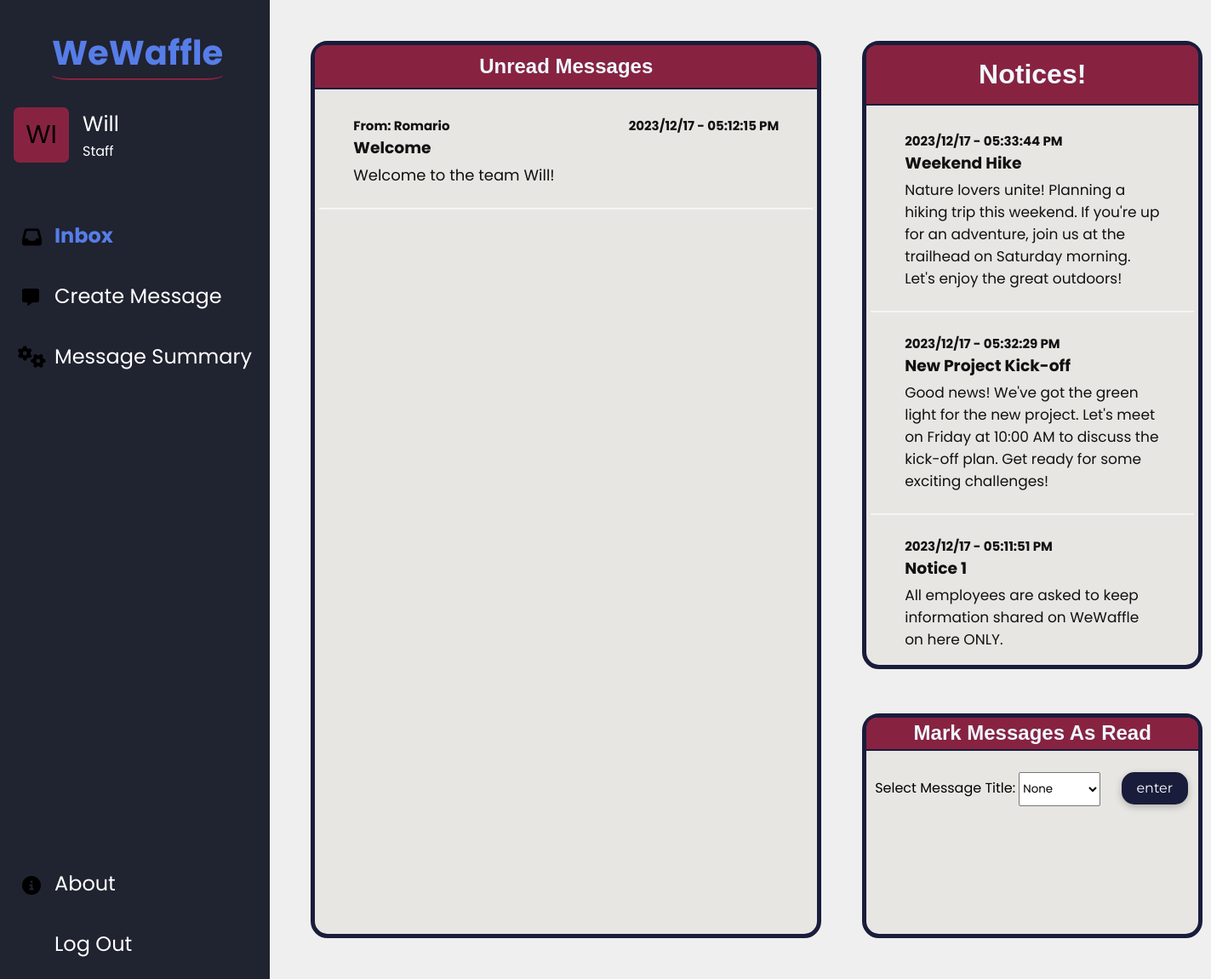
Page /message.php (signed in) on the earlier database version.
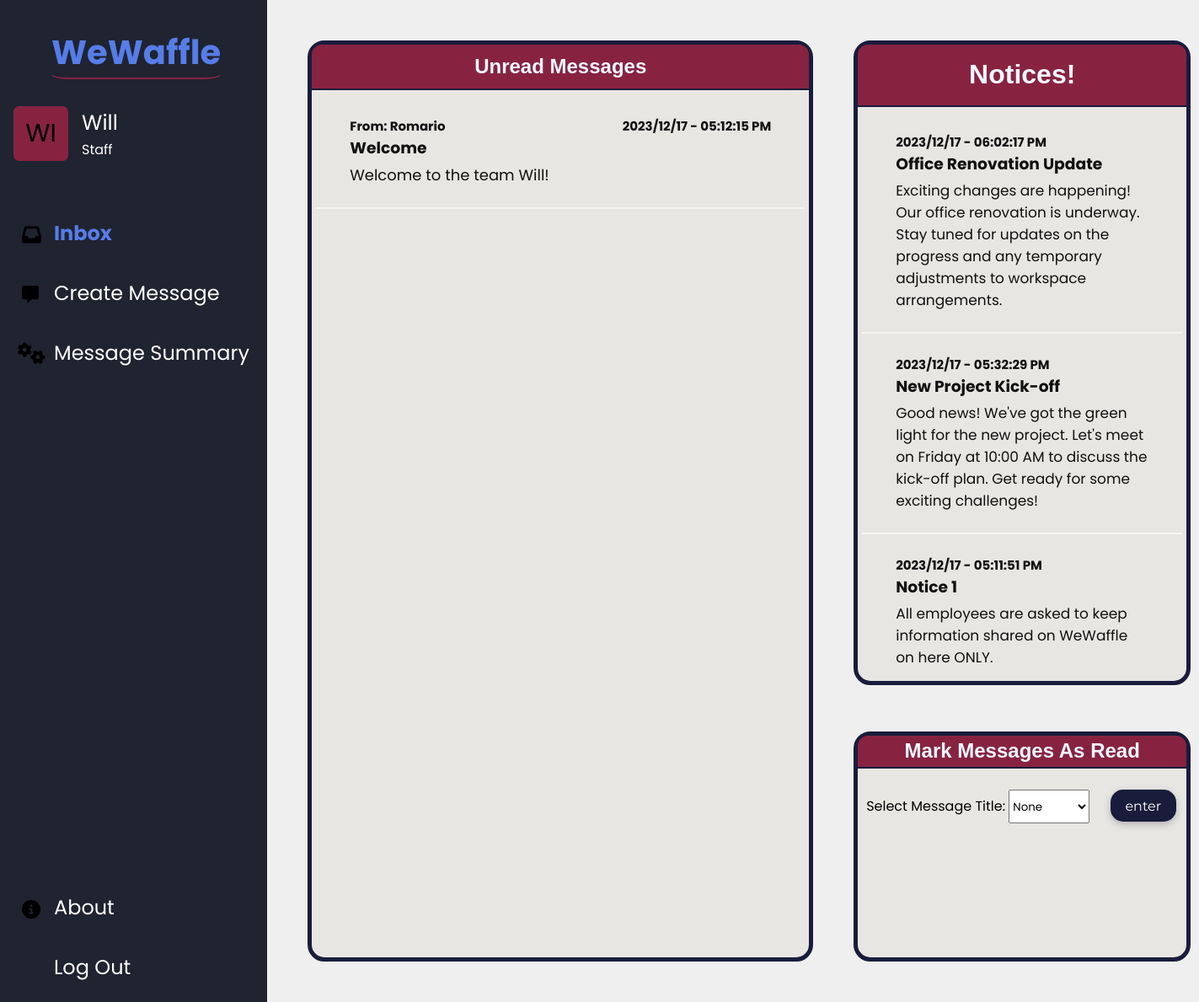
Same page on the later database version.
### tables this page shows
CREATE TABLE `message` (
  `sender` varchar(30) NOT NULL,
  `receiver` varchar(30) NOT NULL,
  `messageTitle` varchar(70) NOT NULL,
  `message` varchar(255) NOT NULL,
  `datesent` datetime NOT NULL DEFAULT '0000-00-00 00:00:00' ON UPDATE current_timestamp(),
  `status` varchar(10) NOT NULL DEFAULT 'unread'
);

### message.php (the view, shortened to what the changed rows need)
<?php
$conn = mysqli_connect("localhost", "root", "", "wewafflesystem");
if (!isset($_SESSION['loggedIn'])) {
    $username = $_POST['username'];
    $password = $_POST['password'];
} else {
    $username = $_SESSION['username'];
}
?>
<!DOCTYPE html>
<html lang="en">
<head>
    <link rel="stylesheet" href="styles.css">
</head>
<body>
    <div class="message-container">
        <div class="message-body">
            <div class="inbox-left">
                <div class="inbox-header">
                    <h2> Unread Messages </h2>
                </div>
                <div class="inbox-messages-holder">
                <?php
                    $getmessages = mysqli_query($conn,"SELECT * FROM message WHERE receiver='$username' AND status='unread' ORDER BY datesent DESC");
                        if ($getmessages->num_rows > 0){
                            while($rowMsg=$getmessages->fetch_assoc()){
                                $dateTimeFromDatabase = $rowMsg['datesent'];
                                $dateObject = new DateTime($dateTimeFromDatabase);
                                $timeIn12HourFormat = $dateObject->format('h:i:s A');
                                $dateInYYYYMMDDFormat = $dateObject->format('Y/m/d');
                                echo"
                                        <div class='inbox-messages'>
                                            <div class='message-info'>
                                                <div class='sender'>
                                                    <p>From: ".$rowMsg['sender']."</p>
                                                </div>
                                                <div class='date'>
                                                    <h4>".$dateInYYYYMMDDFormat." - ".$timeIn12HourFormat ."</h4>
                                                </div>
                                            </div>
                                            <div class ='message-title'>
                                                <h3> ".$rowMsg['messageTitle']."</h3>
                                            </div>
                                            <div class ='message-content'>
                                                <p> ".$rowMsg['message']." </p>
                                            </div>
                                        </div>";
                            }
                        }
                ?>
                </div>
            </div>
            <div class="inbox-right">
                <div class="notices">
                    <div class="notices-header">
                        <h1> Notices! </h1>
                    </div>
                    <div class="notices-messages-holder">
                    <?php
                        $getmessages = mysqli_query($conn,"SELECT * FROM message WHERE receiver='everyone' ORDER BY datesent DESC");
                            if ($getmessages->num_rows > 0){
                                while($rowMsg=$getmessages->fetch_assoc()){
                                    $dateTimeFromDatabase = $rowMsg['datesent'];
                                    $dateObject = new DateTime($dateTimeFromDatabase);
                                    $timeIn12HourFormat = $dateObject->format('h:i:s A');
                                    $dateInYYYYMMDDFormat = $dateObject->format('Y/m/d');
                                    echo"
                                            <div class='notice-messages'>
                                                <div class='notice-info'>
                                                    <div class='date'>
                                                        <h4>".$dateInYYYYMMDDFormat." - ".$timeIn12HourFormat ."</h4>
                                                    </div>
                                                </div>
                                                <div class ='notice-title'>
                                                    <h3> ".$rowMsg['messageTitle']."</h3>
                                                </div>
                                                <div class ='notice-content'>
                                                    <p> ".$rowMsg['message']." </p>
                                                </div>
                                            </div>";
                                }
                            }
                    ?>
                    </div>
                </div>
                <div class="mark-read">
                    <div class="mark-read-header">
                        <h2> Mark Messages As Read </h2>
                    </div>
                </div>
           </div>
        </div>
    </div>
</body>
</html>

Differences in the rows shown:
removed message: datesent "2023/12/17", datesent "05:33:44 PM", messageTitle "Weekend Hike", message "Nature lovers unite! Planning a hiking trip this weekend. If you're up for an adventure, join us at the trailhead on Saturday morning. Let's enjoy the great outdoors!", shown under "Notices!"
added message: datesent "2023/12/17", datesent "06:02:17 PM", messageTitle "Office Renovation Update", message "Exciting changes are happening! Our office renovation is underway. Stay tuned for updates on the progress and any temporary adjustments to workspace arrangements.", shown under "Notices!"
